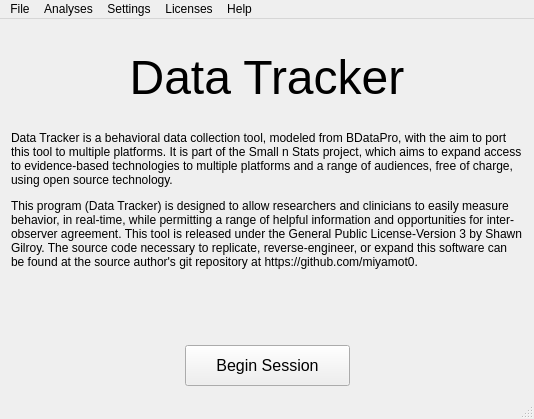
<?xml version="1.0" encoding="UTF-8"?>
<ui version="4.0">
 <class>StartWindow</class>
 <widget class="QMainWindow" name="StartWindow">
  <property name="geometry">
   <rect>
    <x>0</x>
    <y>0</y>
    <width>534</width>
    <height>419</height>
   </rect>
  </property>
  <property name="windowTitle">
   <string>StartWindow</string>
  </property>
  <widget class="QWidget" name="centralWidget">
   <layout class="QVBoxLayout" name="verticalLayout_2">
    <property name="sizeConstraint">
     <enum>QLayout::SetDefaultConstraint</enum>
    </property>
    <item>
     <layout class="QVBoxLayout" name="verticalLayout">
      <item>
       <widget class="QLabel" name="labelTitle">
        <property name="styleSheet">
         <string notr="true">padding: 20;</string>
        </property>
        <property name="text">
         <string>&lt;html&gt;&lt;head/&gt;&lt;body&gt;&lt;p align=&quot;center&quot;&gt;&lt;span style=&quot; font-size:36pt;&quot;&gt;Data Tracker&lt;/span&gt;&lt;/p&gt;&lt;/body&gt;&lt;/html&gt;</string>
        </property>
        <property name="alignment">
         <set>Qt::AlignCenter</set>
        </property>
       </widget>
      </item>
      <item>
       <widget class="QLabel" name="label">
        <property name="mouseTracking">
         <bool>true</bool>
        </property>
        <property name="text">
         <string>&lt;html&gt;&lt;head/&gt;&lt;body&gt;&lt;p&gt;Data Tracker is a behavioral data collection tool, modeled from BDataPro, with the aim to port this tool to multiple platforms. It is part of the Small n Stats project, which aims to expand access to evidence-based technologies to multiple platforms and a range of audiences, free of charge, using open source technology.&lt;/p&gt;&lt;p&gt;This program (Data Tracker) is designed to allow researchers and clinicians to easily measure behavior, in real-time, while permitting a range of helpful information and opportunities for inter-observer agreement. This tool is released under the General Public License-Version 3 by Shawn Gilroy. The source code necessary to replicate, reverse-engineer, or expand this software can be found at the source author's git repository at https://github.com/miyamot0.&lt;/p&gt;&lt;/body&gt;&lt;/html&gt;</string>
        </property>
        <property name="wordWrap">
         <bool>true</bool>
        </property>
        <property name="margin">
         <number>20</number>
        </property>
       </widget>
      </item>
      <item>
       <spacer name="verticalSpacer">
        <property name="orientation">
         <enum>Qt::Vertical</enum>
        </property>
        <property name="sizeHint" stdset="0">
         <size>
          <width>20</width>
          <height>40</height>
         </size>
        </property>
       </spacer>
      </item>
      <item>
       <layout class="QHBoxLayout" name="horizontalLayout">
        <item>
         <spacer name="horizontalSpacer">
          <property name="orientation">
           <enum>Qt::Horizontal</enum>
          </property>
          <property name="sizeHint" stdset="0">
           <size>
            <width>40</width>
            <height>20</height>
           </size>
          </property>
         </spacer>
        </item>
        <item>
         <widget class="QPushButton" name="buttonStart">
          <property name="font">
           <font>
            <pointsize>12</pointsize>
           </font>
          </property>
          <property name="styleSheet">
           <string notr="true">padding: 10 30;</string>
          </property>
          <property name="text">
           <string>Begin Session</string>
          </property>
         </widget>
        </item>
        <item>
         <spacer name="horizontalSpacer_2">
          <property name="orientation">
           <enum>Qt::Horizontal</enum>
          </property>
          <property name="sizeHint" stdset="0">
           <size>
            <width>40</width>
            <height>20</height>
           </size>
          </property>
         </spacer>
        </item>
       </layout>
      </item>
     </layout>
    </item>
   </layout>
  </widget>
  <widget class="QMenuBar" name="menuBar">
   <property name="geometry">
    <rect>
     <x>0</x>
     <y>0</y>
     <width>534</width>
     <height>21</height>
    </rect>
   </property>
   <widget class="QMenu" name="menuFile">
    <property name="title">
     <string>File</string>
    </property>
    <addaction name="actionExit"/>
   </widget>
   <widget class="QMenu" name="menuOptions">
    <property name="title">
     <string>Settings</string>
    </property>
    <addaction name="actionSettings_2"/>
   </widget>
   <widget class="QMenu" name="menuHelp">
    <property name="title">
     <string>Help</string>
    </property>
    <addaction name="actionFrequently_Asked_Questions"/>
    <addaction name="actionContact"/>
    <addaction name="separator"/>
    <addaction name="actionAbout"/>
   </widget>
   <widget class="QMenu" name="menuLicenses">
    <property name="title">
     <string>Licenses</string>
    </property>
    <addaction name="actionQt_Framework"/>
    <addaction name="actionQtXlsx"/>
    <addaction name="actionTango_Icons"/>
    <addaction name="actionQDarkStyleSheet"/>
   </widget>
   <widget class="QMenu" name="menuAnalyses">
    <property name="title">
     <string>Analyses</string>
    </property>
    <addaction name="actionCalculate_Reliability"/>
   </widget>
   <addaction name="menuFile"/>
   <addaction name="menuAnalyses"/>
   <addaction name="menuOptions"/>
   <addaction name="menuLicenses"/>
   <addaction name="menuHelp"/>
  </widget>
  <widget class="QStatusBar" name="statusBar"/>
  <action name="actionSettings">
   <property name="text">
    <string>Settings</string>
   </property>
  </action>
  <action name="actionExit">
   <property name="icon">
    <iconset resource="resourcefile.qrc">
     <normaloff>:/images/system-log-out.png</normaloff>:/images/system-log-out.png</iconset>
   </property>
   <property name="text">
    <string>Exit</string>
   </property>
  </action>
  <action name="actionCalculate_Reliability">
   <property name="icon">
    <iconset resource="resourcefile.qrc">
     <normaloff>:/images/applications-system.png</normaloff>:/images/applications-system.png</iconset>
   </property>
   <property name="text">
    <string>Calculate Reliability</string>
   </property>
  </action>
  <action name="actionSettings_2">
   <property name="icon">
    <iconset resource="resourcefile.qrc">
     <normaloff>:/images/applications-system.png</normaloff>:/images/applications-system.png</iconset>
   </property>
   <property name="text">
    <string>Output Settings</string>
   </property>
  </action>
  <action name="actionContact">
   <property name="icon">
    <iconset resource="resourcefile.qrc">
     <normaloff>:/images/format-justify-center.png</normaloff>:/images/format-justify-center.png</iconset>
   </property>
   <property name="text">
    <string>Contact</string>
   </property>
  </action>
  <action name="actionAbout">
   <property name="icon">
    <iconset resource="resourcefile.qrc">
     <normaloff>:/images/format-justify-center.png</normaloff>:/images/format-justify-center.png</iconset>
   </property>
   <property name="text">
    <string>About</string>
   </property>
  </action>
  <action name="actionQt_Framework">
   <property name="icon">
    <iconset resource="resourcefile.qrc">
     <normaloff>:/images/format-justify-center.png</normaloff>:/images/format-justify-center.png</iconset>
   </property>
   <property name="text">
    <string>Qt Framework</string>
   </property>
  </action>
  <action name="actionQtXlsx">
   <property name="icon">
    <iconset resource="resourcefile.qrc">
     <normaloff>:/images/format-justify-center.png</normaloff>:/images/format-justify-center.png</iconset>
   </property>
   <property name="text">
    <string>QtXlsx</string>
   </property>
  </action>
  <action name="actionTango_Icons">
   <property name="icon">
    <iconset resource="resourcefile.qrc">
     <normaloff>:/images/format-justify-center.png</normaloff>:/images/format-justify-center.png</iconset>
   </property>
   <property name="text">
    <string>Tango Icons</string>
   </property>
  </action>
  <action name="actionTest">
   <property name="text">
    <string>Test</string>
   </property>
  </action>
  <action name="actionQDarkStyleSheet">
   <property name="icon">
    <iconset resource="resourcefile.qrc">
     <normaloff>:/images/format-justify-center.png</normaloff>:/images/format-justify-center.png</iconset>
   </property>
   <property name="text">
    <string>QDarkStyleSheet</string>
   </property>
  </action>
  <action name="actionFrequently_Asked_Questions">
   <property name="icon">
    <iconset resource="resourcefile.qrc">
     <normaloff>:/images/format-justify-center.png</normaloff>:/images/format-justify-center.png</iconset>
   </property>
   <property name="text">
    <string>Frequently Asked Questions</string>
   </property>
  </action>
 </widget>
 <layoutdefault spacing="6" margin="11"/>
 <resources>
  <include location="resourcefile.qrc"/>
 </resources>
 <connections/>
</ui>
